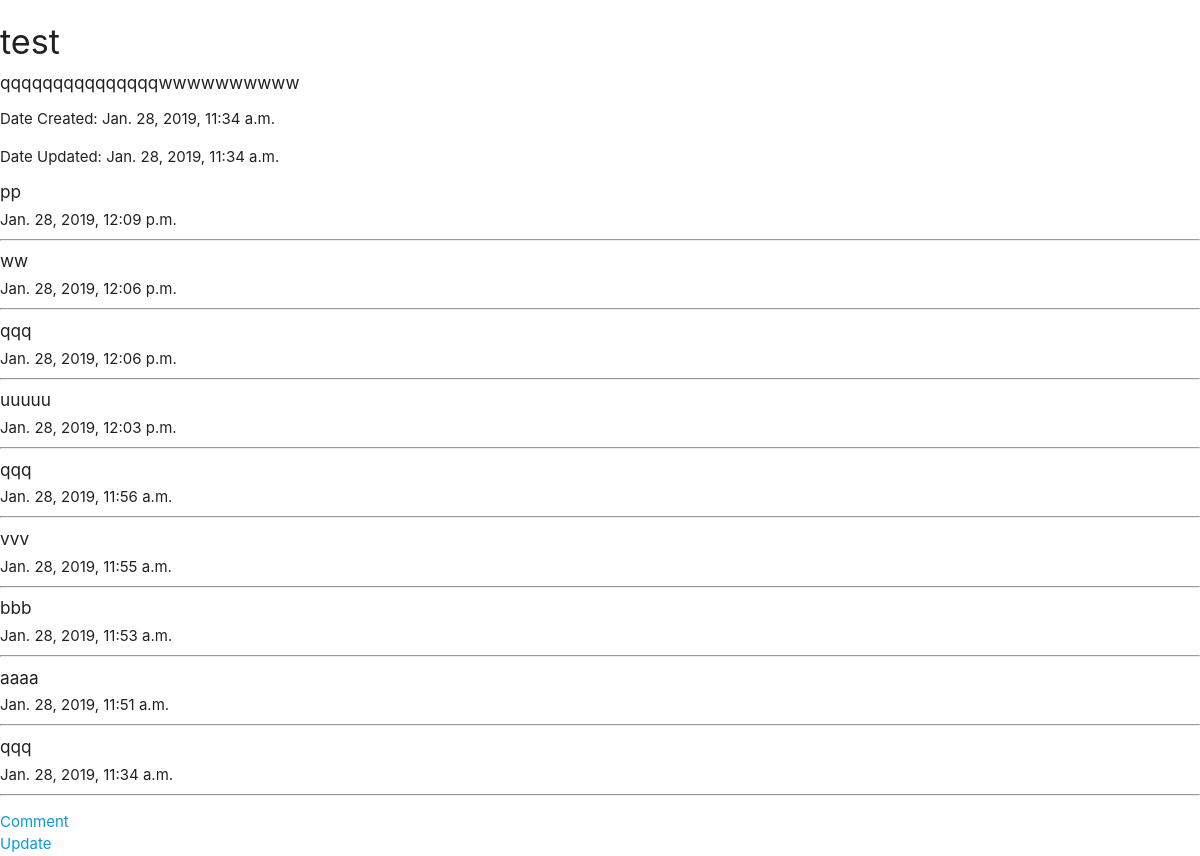
The page /post/3 on the database as committed earlier.
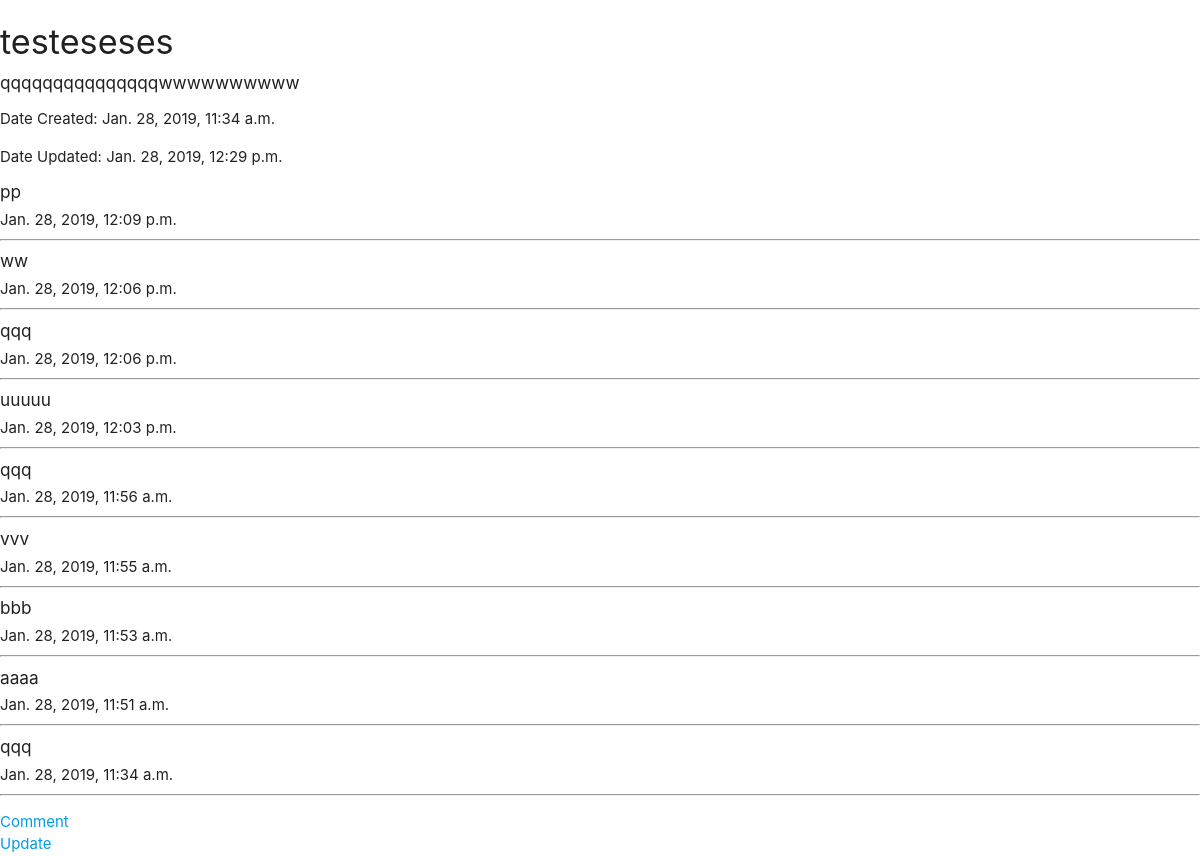
The same page on the database as committed later.
### post/models.py (models this page shows)
class Post(models.Model):
    title = models.CharField(max_length=100)
    date_created = models.DateTimeField(default=datetime.now ,blank=True)
    date_updated = models.DateTimeField( auto_now=True)
    content = models.TextField()
    is_active = models.BooleanField(default=True)

class Comment(models.Model):
    date_created = models.DateTimeField(default=datetime.now, blank=True)
    content = models.TextField()
    question = models.ForeignKey(Post,on_delete=models.CASCADE)

### post/views.py (the view)
# urls.py: path('<int:post_id>',views.detail,name ="detail"),
def detail(request,post_id):
    context={}
    post = Post.objects.get(id=post_id)
    context['post'] = post
    return render(request,"detail.html",context)

### post/templates/detail.html
{% extends 'base.html' %}
{% block body %}
<h4>{{ post.title }}</h4>
<h6>{{ post.content }}</h6>
<p>Date Created: {{ post.date_created }}</p>
<p>Date Updated: {{ post.date_updated }}</p>
<ul>
    {% for c in post.comment_set.all|dictsortreversed:"date_created" %}
    <li>
        <h6>{{ c.content }}</h6>
        {{ c.date_created }}
        <hr/>
    </li>
    {% endfor %}
</ul>
<a href="{% url 'post:comment' post.id %}">Comment</a>
<br/>
<a href="{% url 'post:update' post.id %}">Update</a>
{% endblock %}

### post/templates/base.html (shortened to what this page needs)
{% load static %}
<html>
    <head>
        <link rel="stylesheet" type="text/css" href="{% static 'post/materialize/css/materialize.min.css' %}"\>
    </head>
    <body>
        {% block body %}{% endblock %}
    </body>
</html>

Rows that differ between the two databases and show on the page:
changed Post "qqqqqqqqqqqqqqqwwwwwwwwww": title "test" → "testeseses"; date_updated "Jan. 28, 2019, 11:34 a.m." → "Jan. 28, 2019, 12:29 p.m."
